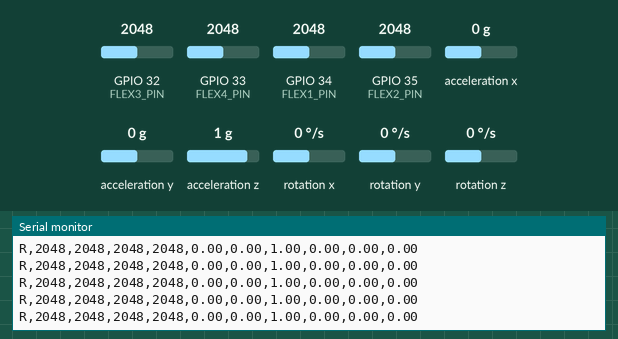
Bench run of a sketch on a simulated ESP32. Parts: the last lines printed to the serial monitor. Wiring (inferred from the names in the program): MPU-6050 motion sensor at I2C address 0x68. Inputs (shaded band) come from the test bench; at power-on: acceleration x 0 g, GPIO 32 (FLEX3_PIN) = 2048, GPIO 33 (FLEX4_PIN) = 2048, GPIO 34 (FLEX1_PIN) = 2048, GPIO 35 (FLEX2_PIN) = 2048, acceleration y 0 g, acceleration z 1 g, rotation x 0 °/s, rotation y 0 °/s, rotation z 0 °/s (analog values on the 0–4095 scale). WiFi joins after 1.5 s; servers stay silent unless stated.

Above: at 3.2 s.
3.3 s: acceleration x set to -1.4 g
At 4.0 s:
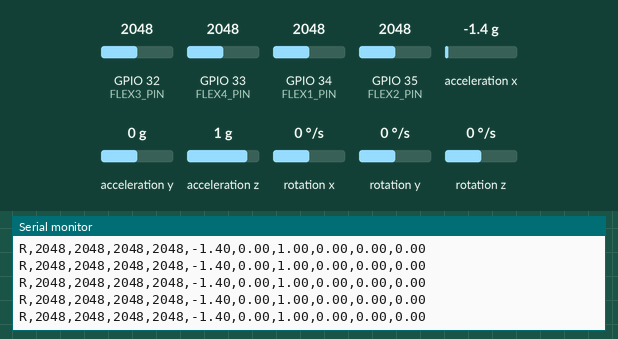
4.8 s: GPIO 32 (FLEX3_PIN) set to 1960
At 5.3 s:
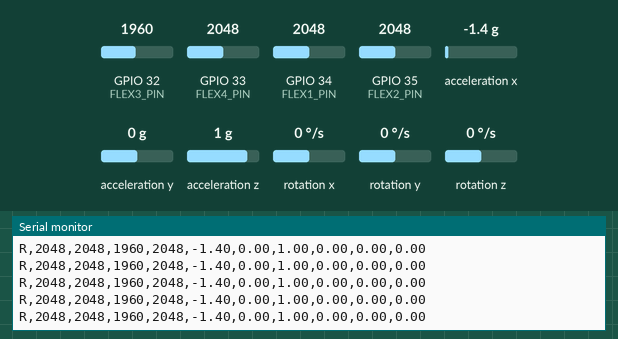
6.3 s: GPIO 33 (FLEX4_PIN) set to 1960
At 6.8 s:
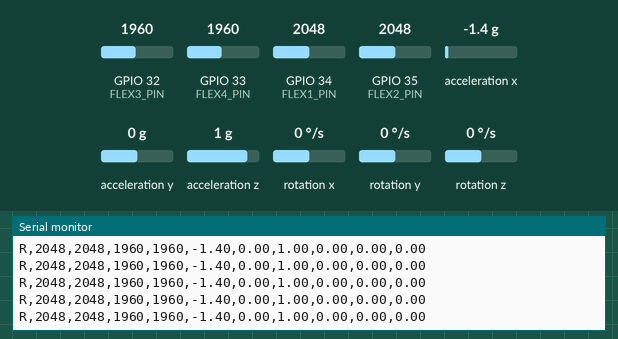
7.8 s: GPIO 34 (FLEX1_PIN) set to 1960
At 8.7 s:
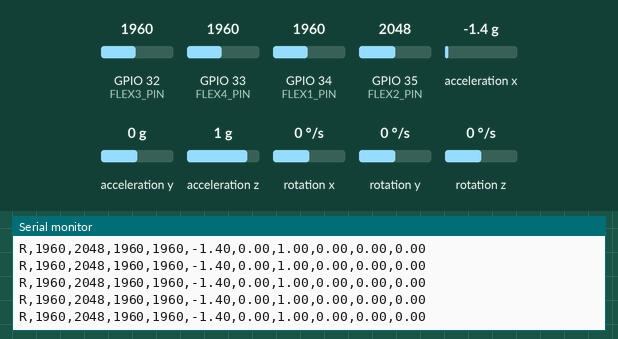
9.3 s: GPIO 35 (FLEX2_PIN) set to 1960
At 9.8 s:
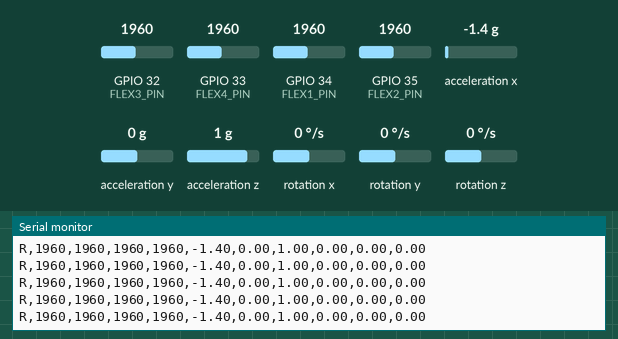
10.8 s: acceleration y set to -1.4 g
At 11.6 s:
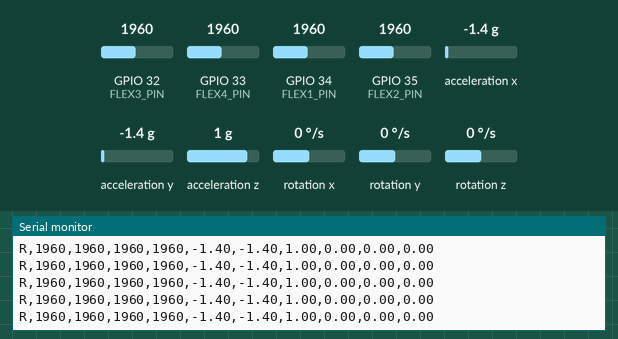

The sketch:

right_hand.ino
```cpp
// ============================================================
//  Right Hand Glove - ESP32 Firmware
//  Sends to UDP port 5005 (backend's RH listener)
// ============================================================
#include <WiFi.h>
#include <WiFiUdp.h>
#include <Wire.h>

// ---------------- USER CONFIG ----------------
const char* WIFI_SSID  = "poco";
const char* WIFI_PASS  = "12345678";
const char* PC_IP      = "10.149.237.222";   // ← your PC's IP
const int   PC_PORT    = 5005;                // ← Right hand destination
const int   LOCAL_PORT = 6005;                // ← Right hand source port
const char  HAND_ID    = 'R';                 // ← Right hand ID

#define SEND_SERIAL true
#define SEND_UDP    true

// ---------------- PINS ----------------
#define FLEX1_PIN 34
#define FLEX2_PIN 35
#define FLEX3_PIN 32
#define FLEX4_PIN 33
#define I2C_SDA   21
#define I2C_SCL   22
#define MPU_ADDR  0x68

#define SAMPLE_INTERVAL_MS 20

// ---------------- GLOBALS ----------------
WiFiUDP udp;
IPAddress pcIP;
bool mpuOK = false, wifiOK = false;
unsigned long lastSample = 0, bootTime = 0;

// ---------------- MPU6050 ----------------
bool mpuInit() {
  Wire.beginTransmission(MPU_ADDR);
  Wire.write(0x6B); Wire.write(0x00);
  if (Wire.endTransmission() != 0) return false;
  Wire.beginTransmission(MPU_ADDR);
  Wire.write(0x1C); Wire.write(0x00);
  if (Wire.endTransmission() != 0) return false;
  Wire.beginTransmission(MPU_ADDR);
  Wire.write(0x1B); Wire.write(0x00);
  if (Wire.endTransmission() != 0) return false;
  return true;
}

void mpuRead(float &ax, float &ay, float &az,
             float &gx, float &gy, float &gz) {
  Wire.beginTransmission(MPU_ADDR);
  Wire.write(0x3B);
  Wire.endTransmission(false);
  Wire.requestFrom((uint8_t)MPU_ADDR, (uint8_t)14, (uint8_t)true);

  int16_t rAx = (Wire.read() << 8) | Wire.read();
  int16_t rAy = (Wire.read() << 8) | Wire.read();
  int16_t rAz = (Wire.read() << 8) | Wire.read();
  Wire.read(); Wire.read();
  int16_t rGx = (Wire.read() << 8) | Wire.read();
  int16_t rGy = (Wire.read() << 8) | Wire.read();
  int16_t rGz = (Wire.read() << 8) | Wire.read();

  ax = rAx / 16384.0; ay = rAy / 16384.0; az = rAz / 16384.0;
  gx = rGx / 131.0;   gy = rGy / 131.0;   gz = rGz / 131.0;
}

// ---------------- SETUP ----------------
void setup() {
  Serial.begin(115200);
  delay(500);

  analogReadResolution(12);
  analogSetPinAttenuation(FLEX1_PIN, ADC_11db);
  analogSetPinAttenuation(FLEX2_PIN, ADC_11db);
  analogSetPinAttenuation(FLEX3_PIN, ADC_11db);
  analogSetPinAttenuation(FLEX4_PIN, ADC_11db);

  Wire.begin(I2C_SDA, I2C_SCL);
  Wire.setClock(400000);
  mpuOK = mpuInit();

  Serial.println("# ============================");
  Serial.println("# Right Hand Glove starting");
  Serial.print("# MPU6050: ");
  Serial.println(mpuOK ? "OK" : "NOT FOUND");

  WiFi.mode(WIFI_STA);
  WiFi.begin(WIFI_SSID, WIFI_PASS);
  Serial.print("# Connecting WiFi");
  int tries = 0;
  while (WiFi.status() != WL_CONNECTED && tries < 40) {
    delay(500); Serial.print("."); tries++;
  }
  Serial.println();

  wifiOK = (WiFi.status() == WL_CONNECTED);
  if (wifiOK) {
    Serial.print("# WiFi OK. IP: ");
    Serial.println(WiFi.localIP());
    pcIP.fromString(PC_IP);
    Serial.print("# UDP -> ");
    Serial.print(pcIP); Serial.print(":"); Serial.println(PC_PORT);
    Serial.print("# Local port: "); Serial.println(LOCAL_PORT);
    udp.begin(LOCAL_PORT);
  } else {
    Serial.println("# WiFi FAILED - USB only");
  }

  Serial.print("# Hand: "); Serial.println(HAND_ID);
  Serial.println("HAND,F1,F2,F3,F4,AX,AY,AZ,GX,GY,GZ");
  bootTime = millis();
}

// ---------------- LOOP ----------------
void loop() {
  unsigned long now = millis();
  if (now - lastSample < SAMPLE_INTERVAL_MS) return;
  lastSample = now;

  int f1 = analogRead(FLEX1_PIN);
  int f2 = analogRead(FLEX2_PIN);
  int f3 = analogRead(FLEX3_PIN);
  int f4 = analogRead(FLEX4_PIN);

  float ax=0, ay=0, az=0, gx=0, gy=0, gz=0;
  if (mpuOK) {
    mpuRead(ax, ay, az, gx, gy, gz);
  } else if (now - bootTime > 2000) {
    mpuOK = mpuInit();
    bootTime = now;
  }

  char packet[128];
  int n = snprintf(packet, sizeof(packet),
                   "%c,%d,%d,%d,%d,%.2f,%.2f,%.2f,%.2f,%.2f,%.2f",
                   HAND_ID, f1, f2, f3, f4, ax, ay, az, gx, gy, gz);

  if (SEND_SERIAL) Serial.println(packet);

  if (SEND_UDP && wifiOK) {
    udp.beginPacket(pcIP, PC_PORT);
    udp.write((const uint8_t*)packet, n);
    udp.endPacket();
  }
}
```

Measured:
- after the input at 3.3 s, the serial monitor: prints a new line at once (image 1)
- after the input at 4.8 s, the serial monitor: prints a new line at once (image 2)
- after the input at 6.3 s, the serial monitor: prints a new line at once (image 3)
- after the input at 7.8 s, the serial monitor: prints a new line at once (image 4)
- after the input at 9.3 s, the serial monitor: prints a new line at once (image 5)
- after the input at 10.8 s, the serial monitor: prints a new line at once (image 6)
